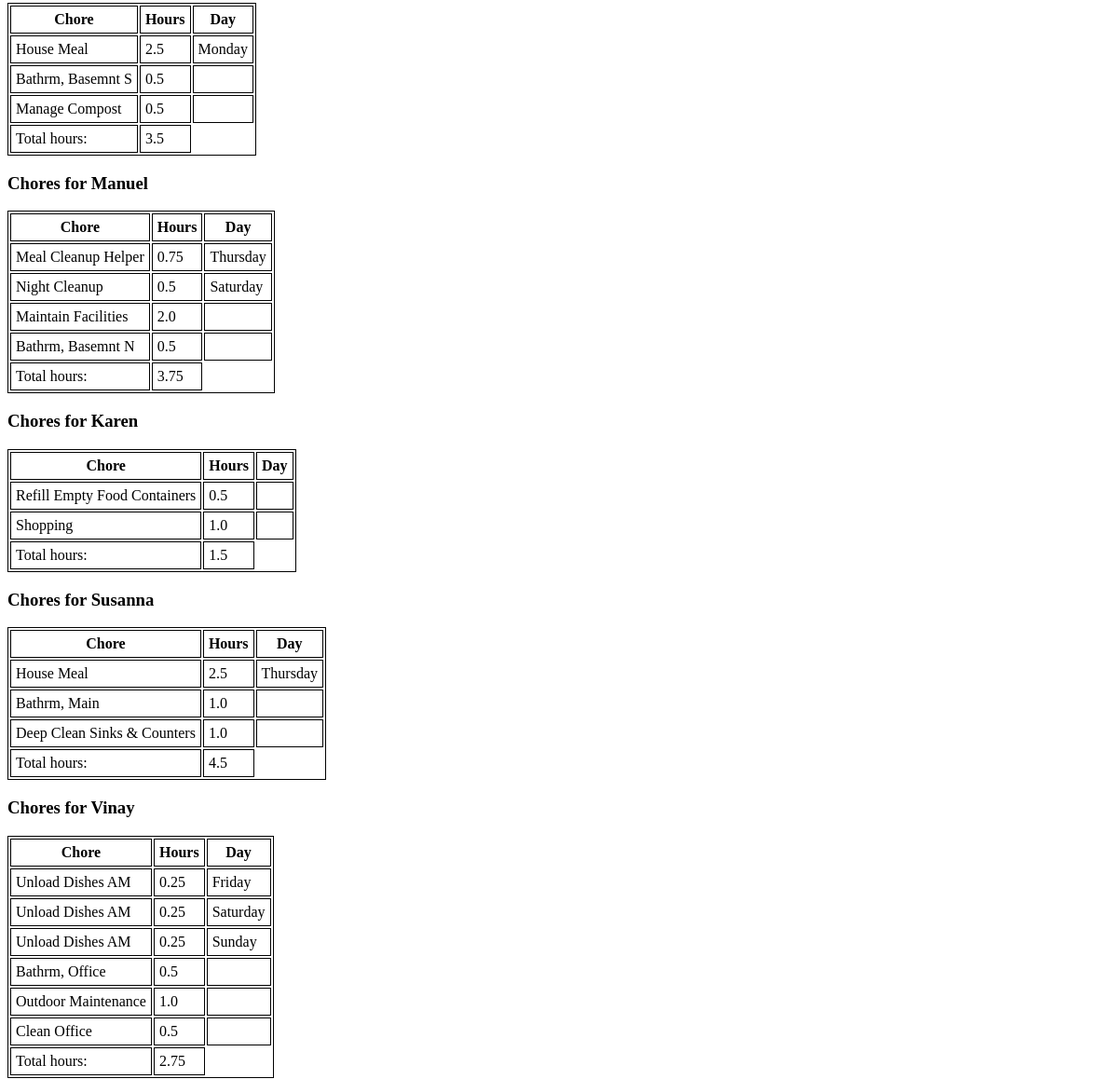
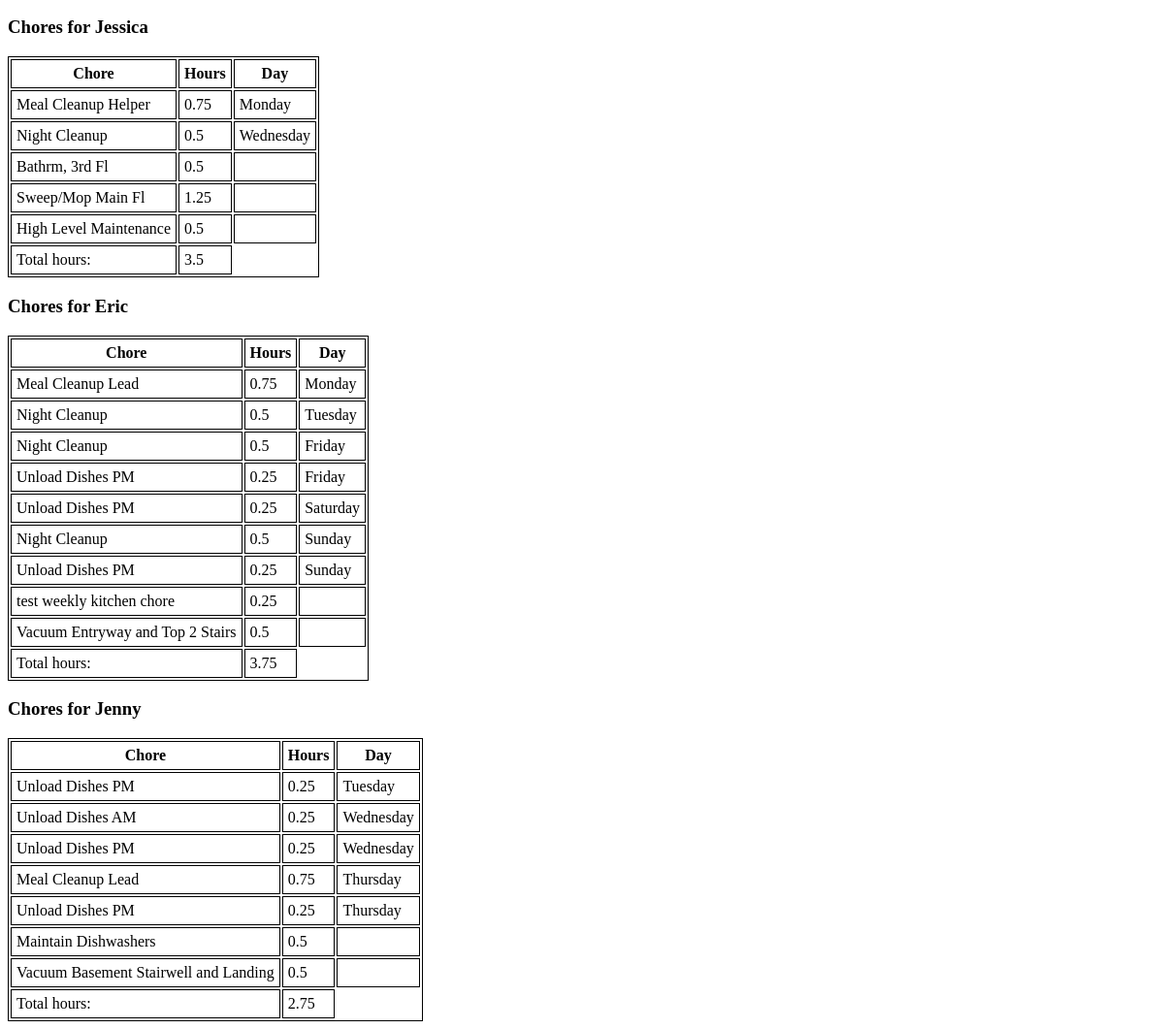
The page /assignment/2026-03-23 (lower part) on the database as committed earlier (2 pictures, top to bottom).
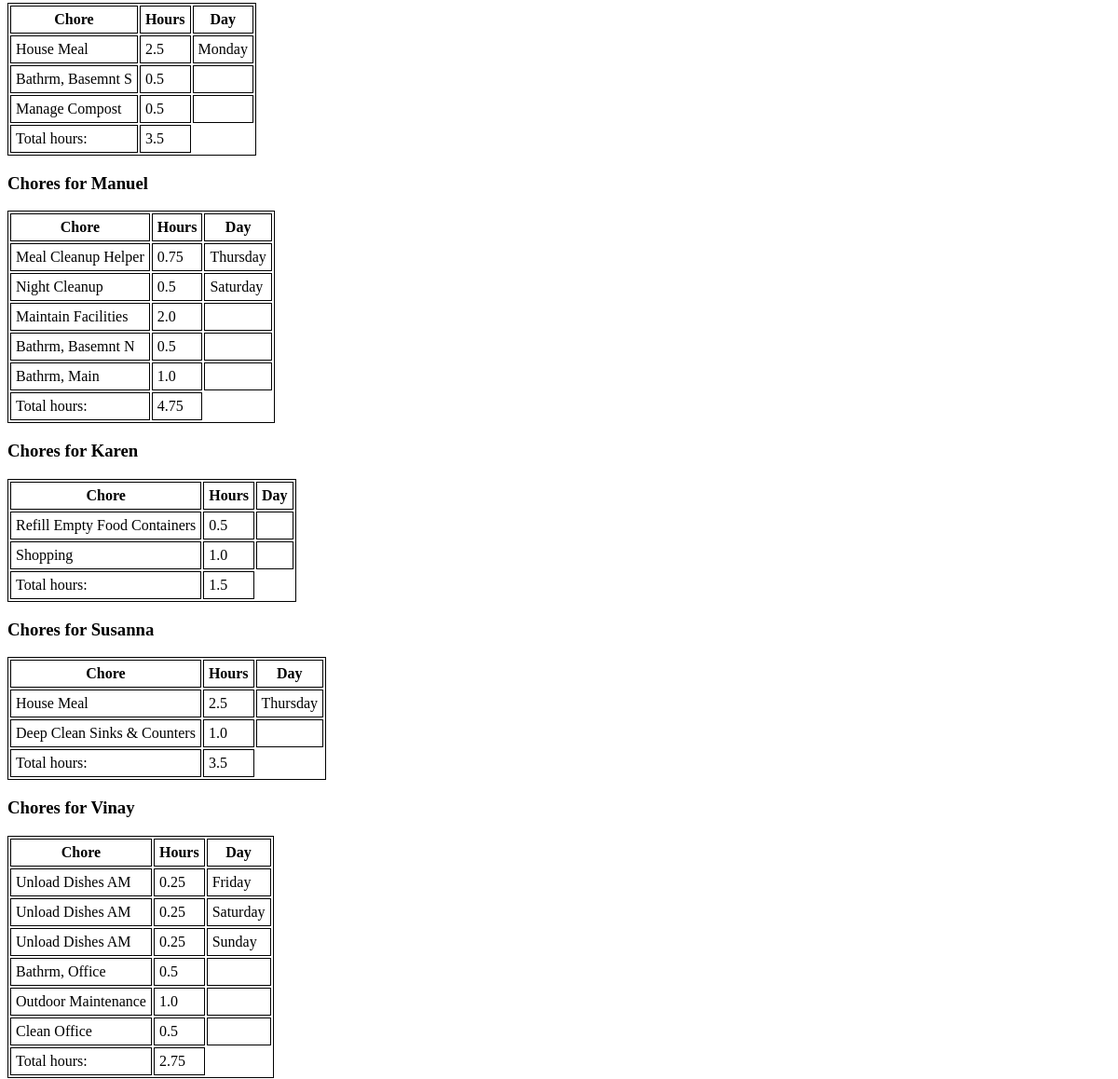
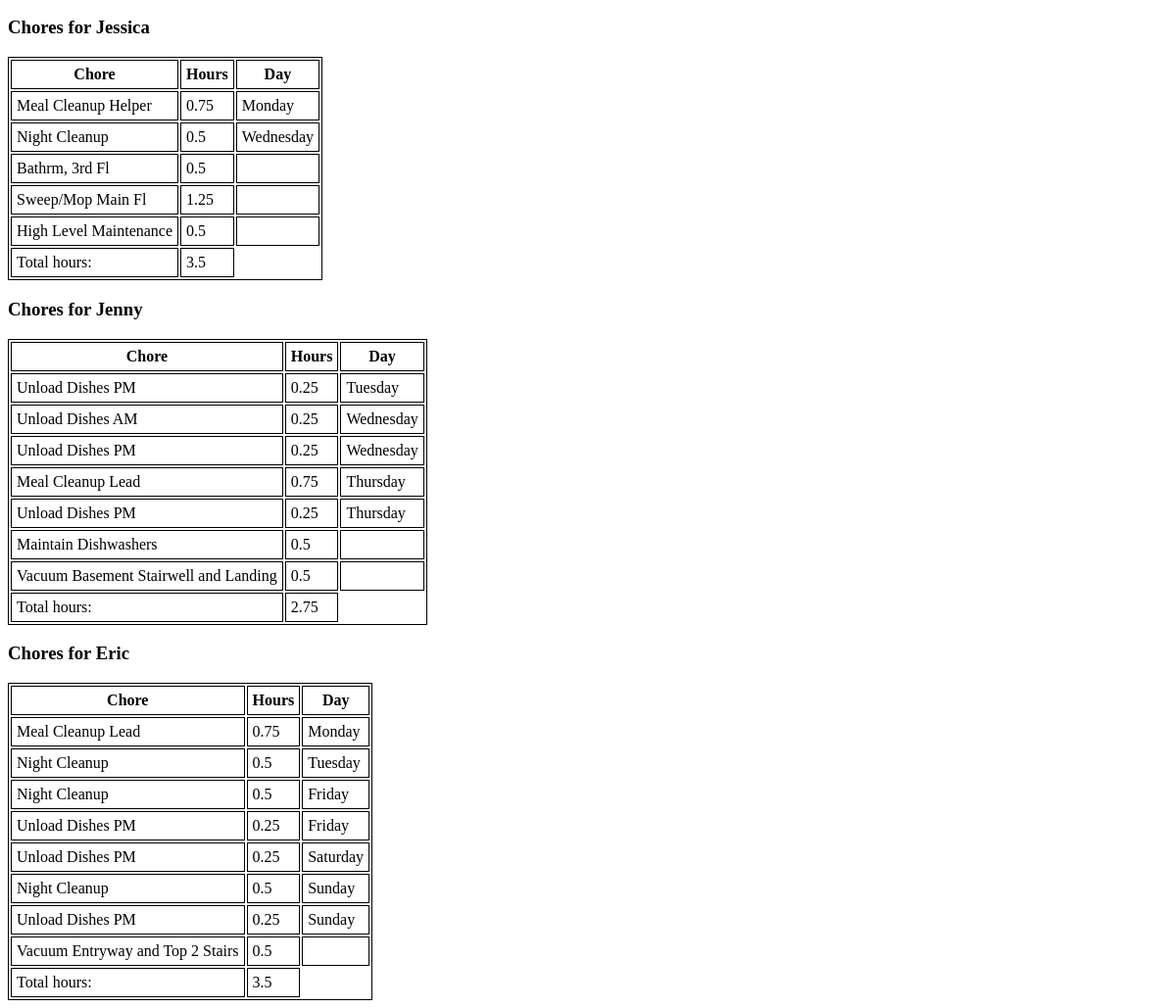
The same page on the database as committed later (2 pictures, top to bottom).
### tables this page shows
CREATE TABLE "people" (
"id" INTEGER,
  "first_name" TEXT,
  "last_name" TEXT,
  "load_fraction" REAL,
  "parent" INTEGER,
  "active" INTEGER,
  "email" TEXT
);

CREATE TABLE "daily_tasks" (
"id" INTEGER,
  "task" TEXT,
  "category" TEXT,
  "description" TEXT,
  "duration_hours" REAL
);

CREATE TABLE "weekly_tasks" (
"id" INTEGER,
  "task" TEXT,
  "category" TEXT,
  "description" TEXT,
  "duration_hours" REAL
);

CREATE TABLE "occasional_tasks" (
"id" INTEGER,
  "task" TEXT,
  "category" TEXT,
  "description" TEXT,
  "duration_hours" REAL,
  "frequency_weeks" REAL
);

### chore_chart.py (the view)
@app.route("/assignment/<monday>")
def display_assignment(monday):
    chores = assemble_assignments(monday)
    return render_template("assignment.html", monday=monday, chores=chores)

### templates/assignment.html (shortened to what this page needs)
<!doctype html>
<html>
<head>
  <link rel="stylesheet" href="{{ url_for('static', filename='style.css') }}">
</head>
<body>
  {% for name, person_chores in chores.items() %}
  <h3>Chores for {{name}}</h3>
  <table>
    <tr>
      <th>Chore</th>
      <th>Hours</th>
      <th>Day</th>
    </tr>
    {% for chore in person_chores.itertuples() %}
    <tr>
      <td>{{chore.task}}</td>
      <td>{{chore.duration_hours}}</td>
      <td>{{chore.weekday}}</td>
    </tr>
    {% endfor %}
    <tr>
      <td>Total hours:</td>
      <td>{{person_chores.duration_hours.sum()}}</td>
    </tr>
  </table>
  {% endfor %}
</body>
</html>

Rows that differ between the two databases and show on the page:
removed weekly_tasks: task "test weekly kitchen chore", duration_hours "0.25", shown under people "Eric"
computed for people "Manuel": gains weekly_tasks (task "Bathrm, Main", duration_hours "1.0"); duration_hours.sum "3.75" → "4.75"
computed for people "Susanna": duration_hours.sum "4.5" → "3.5"; loses weekly_tasks (task "Bathrm, Main", duration_hours "1.0")
shown differently, row unchanged: people "Jenny": moves up the list
computed for people "Eric": duration_hours.sum "3.75" → "3.5"
